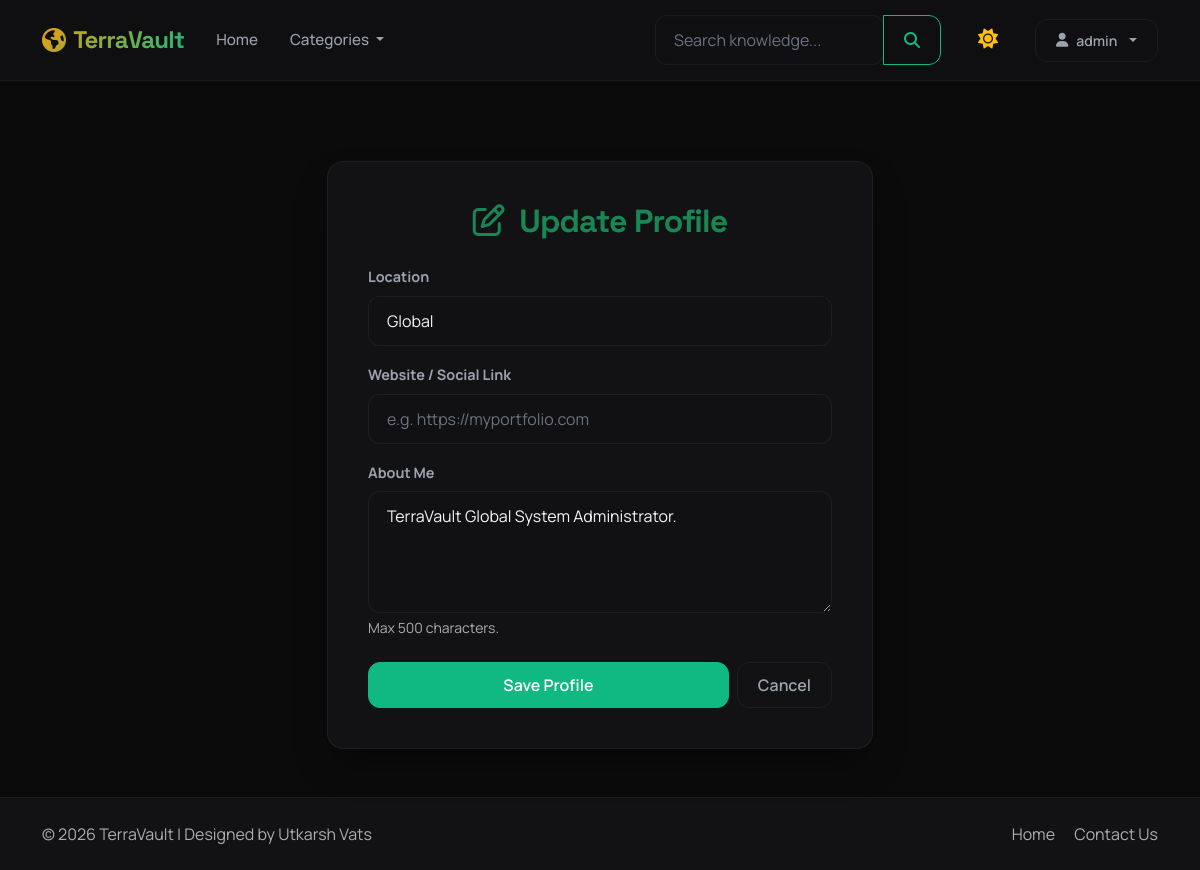
The app's page /auth/profile/edit (signed in) with its own data.
### app/models/user.py (models this page shows, shortened)
class User(db.Model, UserMixin):
    __tablename__ = 'users'
    id = db.Column(db.Integer, primary_key=True)
    username = db.Column(db.String(80), unique=True, nullable=False, index=True)
    email = db.Column(db.String(120), unique=True, nullable=False, index=True)
    password_hash = db.Column(db.String(255), nullable=False)
    role_id = db.Column(db.Integer, db.ForeignKey('roles.id'), nullable=False)
    is_verified = db.Column(db.Boolean, default=False)
    reputation = db.Column(db.Integer, default=0)
    created_at = db.Column(db.DateTime, default=datetime.utcnow)
    profile = db.relationship('Profile', backref='user', uselist=False, cascade="all, delete-orphan")
    articles = db.relationship('Article', backref='author', lazy=True)
    versions = db.relationship('ArticleVersion', backref='editor', lazy=True)
    bookmarks = db.relationship('Bookmark', backref='user', cascade="all, delete-orphan", lazy=True)
    reading_history = db.relationship('ReadingHistory', backref='user', cascade="all, delete-orphan", lazy=True)
    drafts = db.relationship('Draft', backref='author', cascade="all, delete-orphan", lazy=True)
    @property
    def is_moderator(self):
        return self.role.name in ['Moderator', 'Admin']

class Profile(db.Model):
    __tablename__ = 'profiles'
    id = db.Column(db.Integer, primary_key=True)
    user_id = db.Column(db.Integer, db.ForeignKey('users.id', ondelete='CASCADE'), nullable=False, unique=True)
    avatar = db.Column(db.String(255), default='default_avatar.jpg')
    bio = db.Column(db.Text)
    location = db.Column(db.String(100))
    website = db.Column(db.String(255))
    joined_at = db.Column(db.DateTime, default=datetime.utcnow)

### app/blueprints/auth/routes.py (the view)
@auth_bp.route('/profile/edit', methods=['GET', 'POST'])
@login_required
def edit_profile():
    form = EditProfileForm()
    profile_obj = current_user.profile
    if not profile_obj:
        profile_obj = Profile(user_id=current_user.id)
        db.session.add(profile_obj)
        db.session.commit()
    if form.validate_on_submit():
        profile_obj.bio = form.bio.data
        profile_obj.location = form.location.data
        profile_obj.website = form.website.data
        db.session.commit()
        flash('Profile updated successfully.', 'success')
        return redirect(url_for('auth.profile', username=current_user.username))
    elif request.method == 'GET':
        form.bio.data = profile_obj.bio
        form.location.data = profile_obj.location
        form.website.data = profile_obj.website
    return render_template('auth/edit_profile.html', form=form)

### app/blueprints/auth/forms.py
class EditProfileForm(FlaskForm):
    bio = TextAreaField('About Me', validators=[Length(max=500)])
    location = StringField('Location', validators=[Length(max=100)])
    website = StringField('Website / Social Link', validators=[Length(max=255)])
    submit = SubmitField('Save Profile')

### app/__init__.py (called while the page is built)
def register_context_processors(app):
    @app.template_filter('datetimeformat')
    def datetimeformat(value, format='%b %d, %Y'):
        if value is None:
            return ""
        return value.strftime(format)
    from app.models.article import Category
    @app.context_processor
    def inject_categories():
        try:
            categories = Category.query.all()
        except Exception:
            categories = []
        return dict(nav_categories=categories)

### templates/auth/edit_profile.html (shortened to what this page needs)
{% extends "base.html" %}
{% block content %}
<div class="container my-5">
  <div class="row justify-content-center">
    <div class="col-md-6">
      <div class="card shadow border-0 rounded-4 p-4 bg-white">
        <div class="card-body">
          <h2 class="fw-bold mb-4 text-center text-success"><i class="fa-regular fa-pen-to-square me-2"></i> Update Profile</h2>
          <form method="POST" action="">
            <div class="mb-3">
              {{ form.location.label(class="form-label fw-bold") }}
              {% if form.location.errors %}
                {{ form.location(class="form-control is-invalid") }}
                <div class="invalid-feedback">
                  {% for error in form.location.errors %}
                    <span>{{ error }}</span>
                  {% endfor %}
                </div>
              {% else %}
                {{ form.location(class="form-control", placeholder="e.g. New York, USA") }}
              {% endif %}
            </div>
            <div class="mb-3">
              {{ form.website.label(class="form-label fw-bold") }}
              {% if form.website.errors %}
                {{ form.website(class="form-control is-invalid") }}
                <div class="invalid-feedback">
                  {% for error in form.website.errors %}
                    <span>{{ error }}</span>
                  {% endfor %}
                </div>
              {% else %}
                {{ form.website(class="form-control", placeholder="e.g. https://myportfolio.com") }}
              {% endif %}
            </div>
            <div class="mb-4">
              {{ form.bio.label(class="form-label fw-bold") }}
              {% if form.bio.errors %}
                {{ form.bio(class="form-control is-invalid", rows="4") }}
                <div class="invalid-feedback">
                  {% for error in form.bio.errors %}
                    <span>{{ error }}</span>
                  {% endfor %}
                </div>
              {% else %}
                {{ form.bio(class="form-control", rows="4", placeholder="Tell us about yourself...") }}
              {% endif %}
              <div class="form-text small">Max 500 characters.</div>
            </div>
            <div class="d-flex gap-2">
              {{ form.submit(class="btn btn-success flex-grow-1") }}
              <a href="{{ url_for('auth.profile', username=current_user.username) }}" class="btn btn-outline-secondary">Cancel</a>
            </div>
          </form>
        </div>
      </div>
    </div>
  </div>
</div>
{% endblock %}

### templates/base.html (shortened to what this page needs)
<!DOCTYPE html>
<html lang="en" data-bs-theme="dark">
<head>
  <link href="https://cdn.jsdelivr.net/npm/bootstrap@5.3.3/dist/css/bootstrap.min.css" rel="stylesheet" />
  <link rel="stylesheet" href="https://cdnjs.cloudflare.com/ajax/libs/font-awesome/6.4.0/css/all.min.css" />
  <link rel="stylesheet" href="{{ url_for('static', filename='home.css') }}" />
</head>
<body>
  <nav class="navbar navbar-expand-lg sticky-top glass-nav shadow-sm">
    <div class="container">
      <a class="navbar-brand d-flex align-items-center" href="{{ url_for('main.home') }}">
        <i class="fa-solid fa-earth-americas me-2"></i> TerraVault
      </a>
      <div class="collapse navbar-collapse" id="navbarSupportedContent">
        <ul class="navbar-nav me-auto mb-2 mb-lg-0">
          <li class="nav-item">
            <a class="nav-link" href="{{ url_for('main.home') }}">Home</a>
          </li>
          <li class="nav-item dropdown">
            <a class="nav-link dropdown-toggle" href="#" role="button" data-bs-toggle="dropdown" aria-expanded="false">
              Categories
            </a>
          </li>
        </ul>
        <form class="d-flex me-3" action="{{ url_for('main.search') }}" method="get">
          <div class="input-group">
            <input class="form-control" type="search" placeholder="Search knowledge..." name="q" aria-label="Search">
            <button class="btn btn-outline-success" type="submit"><i class="fa-solid fa-magnifying-glass"></i></button>
          </div>
        </form>
        <div class="d-flex align-items-center gap-2">
          <button class="btn btn-sm btn-link text-secondary me-2" id="darkModeToggler" onclick="toggleDarkMode()" aria-label="Toggle dark mode">
            <i class="fa-solid fa-moon fs-5"></i>
          </button>
          {% if current_user.is_authenticated %}
            <div class="dropdown">
              <a class="btn btn-outline-secondary btn-sm dropdown-toggle d-flex align-items-center gap-2" href="#" role="button" data-bs-toggle="dropdown" aria-expanded="false">
                <i class="fa-solid fa-user"></i> {{ current_user.username }}
              </a>
            </div>
          {% else %}
            <a href="{{ url_for('auth.login') }}" class="btn btn-sm btn-outline-secondary">Log In</a>
            <a href="{{ url_for('auth.register') }}" class="btn btn-sm btn-primary text-white">Register</a>
          {% endif %}
        </div>
      </div>
    </div>
  </nav>
  <main class="flex-grow-1">
    {% block content %}{% endblock %}
  </main>
  <footer class="py-4">
    <div class="container">
      <div class="row align-items-center">
        <div class="col-md-6 text-center text-md-start mb-3 mb-md-0 text-muted">
          <span>&copy; 2026 TerraVault | Designed by Utkarsh Vats</span>
        </div>
        <div class="col-md-6 text-center text-md-end text-muted">
          <a href="{{ url_for('main.home') }}" class="text-decoration-none text-muted me-3">Home</a>
          <a href="mailto:rajutkarsh1910@gmail.com" class="text-decoration-none text-muted">Contact Us</a>
        </div>
      </div>
    </div>
  </footer>
</body>
</html>

### static/home.css (style rules this page uses)
:root { --font-headers: 'Space Grotesk', system-ui, -apple-system, sans-serif; --font-body: 'Manrope', system-ui, -apple-system, sans-serif; --font-mono: 'SFMono-Regular', Consolas, 'Liberation Mono', Menlo, monospace; --emerald-primary: #10b981; --emerald-hover: #059669; --emerald-glow: rgba(16, 185, 129, 0.15); --gold-primary: #f59e0b; --gold-hover: #d97706; --gold-glow: rgba(245, 158, 11, 0.15); --blue-primary: #3b82f6; --blue-hover: #2563eb; --slate-charcoal: #111827; --transition-smooth: all 0.3s cubic-bezier(0.16, 1, 0.3, 1); --transition-fast: all 0.15s cubic-bezier(0.16, 1, 0.3, 1); --radius-lg: 16px; --radius-md: 12px; --radius-sm: 8px; }
[data-bs-theme="dark"] { --bg-base: #0b0b0c; --bg-surface: #121214; --bg-glass: rgba(18, 18, 20, 0.7); --border-glass: rgba(255, 255, 255, 0.05); --border-glass-hover: rgba(255, 255, 255, 0.12); --text-primary: #f3f4f6; --text-secondary: #9ca3af; --text-muted: #6b7280; --shadow-cinematic: 0 20px 40px -15px rgba(0, 0, 0, 0.6); --shadow-glow: 0 0 20px 0 rgba(16, 185, 129, 0.1); --hero-gradient: radial-gradient(circle at top, #0f2416 0%, #0b0b0c 100%); --hero-overlay: linear-gradient(to bottom, rgba(11, 11, 12, 0.3), #0b0b0c); }
body { font-family: var(--font-body); background: var(--bg-base) !important; color: var(--text-primary); transition: var(--transition-smooth); min-height: 100vh; display: flex; flex-direction: column; overflow-x: hidden; -webkit-font-smoothing: antialiased; }
h1, h2, h3, h4, h5, h6 { font-family: var(--font-headers); font-weight: 700; letter-spacing: -0.025em; color: var(--text-primary); }
a { color: var(--emerald-primary); transition: var(--transition-fast); }
.navbar { border-bottom: 1px solid var(--border-glass) !important; background: var(--bg-glass) !important; backdrop-filter: blur(15px) !important; -webkit-backdrop-filter: blur(15px) !important; transition: var(--transition-smooth); padding: 15px 0; z-index: 1030; }
.navbar-brand { font-family: var(--font-headers); font-weight: 800; letter-spacing: -0.03em; font-size: 1.5rem; background: linear-gradient(135deg, #f59e0b 0%, #10b981 100%); -webkit-background-clip: text; -webkit-text-fill-color: transparent; }
.nav-link { font-weight: 500; color: var(--text-secondary) !important; font-size: 0.95rem; padding: 8px 16px !important; border-radius: var(--radius-sm); transition: var(--transition-fast); }
.tv-card, .card { background: var(--bg-surface) !important; border: 1px solid var(--border-glass) !important; border-radius: var(--radius-lg) !important; box-shadow: var(--shadow-cinematic) !important; overflow: hidden; transition: var(--transition-smooth) !important; }
.sticky-top { scroll-margin-top: 100px; }
.btn { font-weight: 600; border-radius: var(--radius-md); padding: 10px 20px; transition: var(--transition-smooth); }
.btn-primary, .btn-success { background: var(--emerald-primary) !important; border-color: var(--emerald-primary) !important; color: #fff !important; }
.btn-outline-success { color: var(--emerald-primary) !important; border-color: var(--emerald-primary) !important; }
.btn-outline-secondary { border-color: var(--border-glass) !important; color: var(--text-secondary) !important; }
.form-control, .form-select { background-color: var(--bg-glass) !important; border: 1px solid var(--border-glass) !important; border-radius: var(--radius-md) !important; color: var(--text-primary) !important; padding: 12px 18px; transition: var(--transition-smooth); }
.form-control::placeholder { color: var(--text-muted) !important; }
.form-label { font-weight: 600; font-size: 0.9rem; color: var(--text-secondary); margin-bottom: 8px; }
footer { background: var(--bg-surface) !important; border-top: 1px solid var(--border-glass) !important; padding: 40px 0 !important; color: var(--text-secondary) !important; }
[data-bs-theme="dark"] .bg-white { background-color: var(--bg-surface) !important; color: var(--text-primary) !important; border-color: var(--border-glass) !important; }
[data-bs-theme="dark"] .card.bg-white { background-color: var(--bg-surface) !important; border-color: var(--border-glass) !important; }
[data-bs-theme="dark"] .card { background-color: var(--bg-surface) !important; border-color: var(--border-glass) !important; }

### records on screen
User: username "admin"
Profile: location "Global", bio "TerraVault Global System Administrator."
